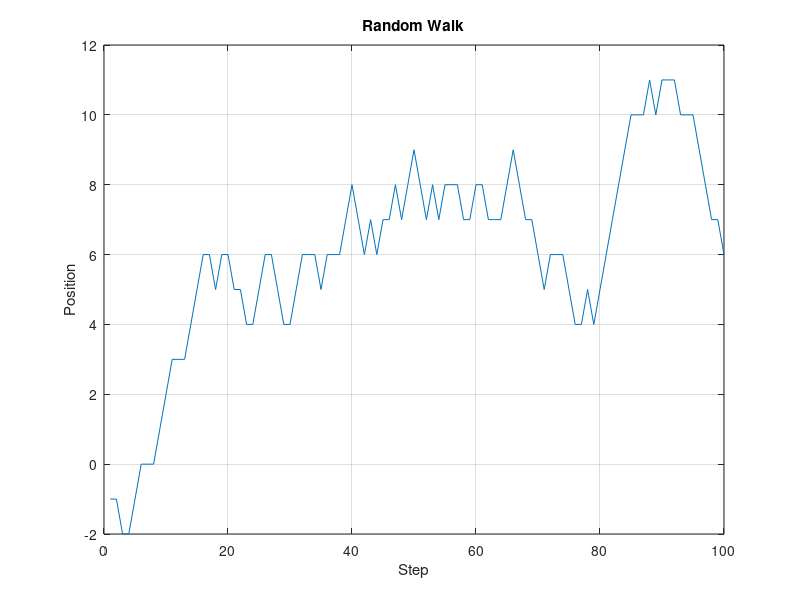

Here is the MATLAB script that generated this plot:
% Day 073: Random Walk Simulation and Plot

N = 100;
steps = randi([-1, 1], 1, N);
walk = cumsum(steps);
figure;
plot(walk);
title('Random Walk');
xlabel('Step'); ylabel('Position');
grid on;
